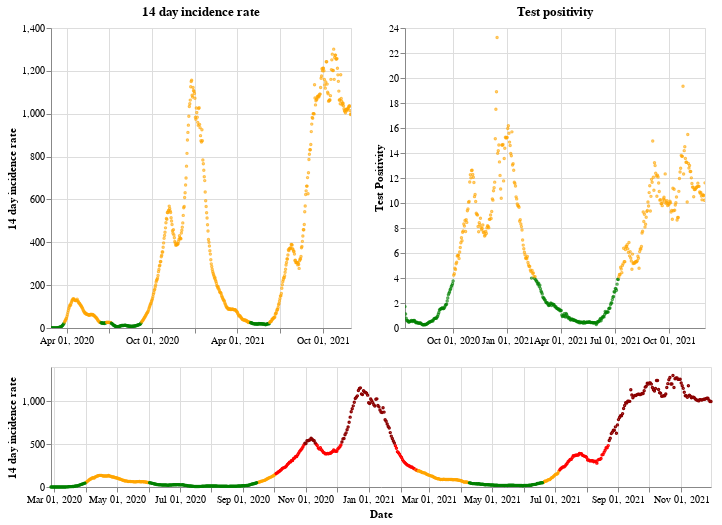

Notebook cell for this chart:
### Markdown cell above
## Wales

### Code cell
plot_traffic_light('Wales')

### Figure 1 — Vega-Lite specification as saved in the notebook (floating-point values rounded to 4 significant figures; data arrays with more than 128 entries replaced by an {"elided": "..."} marker saying what was removed)
{"config": {"view": {"continuousWidth": 400, "continuousHeight": 300}}, "vconcat": [{"hconcat": [{"mark": {"type": "point", "size": 2}, "encoding": {"color": {"condition": {"value": "green", "test": "(datum.twoWeeklyCasesRate <= 25)"}, "value": "orange"}, "tooltip": [{"type": "nominal", "field": "areaName"}, {"type": "temporal", "field": "date"}, {"type": "quantitative", "field": "twoWeeklyCasesRate"}, {"type": "quantitative", "field": "testPositivity"}], "x": {"type": "temporal", "axis": {"title": ""}, "field": "date", "scale": {"domain": {"selection": "DateBrush"}}, "timeUnit": "yearmonthdate"}, "y": {"type": "quantitative", "axis": {"title": "14 day incidence rate"}, "field": "twoWeeklyCasesRate"}}, "title": "14 day incidence rate", "width": 300}, {"mark": {"type": "point", "size": 2}, "encoding": {"color": {"condition": {"value": "green", "test": "(datum.testPositivity <= 4)"}, "value": "orange"}, "tooltip": [{"type": "nominal", "field": "areaName"}, {"type": "temporal", "field": "date"}, {"type": "quantitative", "field": "twoWeeklyCasesRate"}, {"type": "quantitative", "field": "testPositivity"}], "x": {"type": "temporal", "axis": {"title": ""}, "field": "date", "scale": {"domain": {"selection": "DateBrush"}}, "timeUnit": "yearmonthdate"}, "y": {"type": "quantitative", "axis": {"title": "Test Positivity"}, "field": "testPositivity"}}, "title": "Test positivity", "width": 300}]}, {"layer": [{"mark": {"type": "point", "size": 2}, "encoding": {"color": {"condition": {"value": "orange", "test": "(((datum.testPositivity < 4) && (datum.twoWeeklyCasesRate >= 50)) && (datum.twoWeeklyCasesRate < 200))"}, "value": "red"}, "opacity": {"condition": {"value": 1, "test": "((datum.twoWeeklyCasesRate >= 50) && (datum.twoWeeklyCasesRate < 500))"}, "value": 0}, "tooltip": [{"type": "nominal", "field": "areaName"}, {"type": "temporal", "field": "date"}, {"type": "quantitative", "field": "twoWeeklyCasesRate"}, {"type": "quantitative", "field": "testPositivity"}], "x": {"type": "temporal", "axis": {"title": "Date"}, "field": "date", "timeUnit": "yearmonthdate"}, "y": {"type": "quantitative", "axis": {"title": "14 day incidence rate"}, "field": "twoWeeklyCasesRate"}}, "selection": {"DateBrush": {"type": "interval", "encodings": ["x"], "fields": ["Time"]}}}, {"mark": {"type": "point", "size": 2}, "encoding": {"color": {"value": "darkred"}, "opacity": {"condition": {"value": 1, "test": "(datum.twoWeeklyCasesRate >= 500)"}, "value": 0}, "tooltip": [{"type": "nominal", "field": "areaName"}, {"type": "temporal", "field": "date"}, {"type": "quantitative", "field": "twoWeeklyCasesRate"}, {"type": "quantitative", "field": "testPositivity"}], "x": {"type": "temporal", "axis": {"title": "Date"}, "field": "date", "timeUnit": "yearmonthdate"}, "y": {"type": "quantitative", "axis": {"title": "14 day incidence rate"}, "field": "twoWeeklyCasesRate"}}}, {"mark": {"type": "point", "size": 2}, "encoding": {"color": {"condition": {"value": "green", "test": "((datum.testPositivity < 4) && (datum.twoWeeklyCasesRate < 50))"}, "value": "orange"}, "opacity": {"condition": {"value": 1, "test": "(datum.twoWeeklyCasesRate < 50)"}, "value": 0}, "tooltip": [{"type": "nominal", "field": "areaName"}, {"type": "temporal", "field": "date"}, {"type": "quantitative", "field": "twoWeeklyCasesRate"}, {"type": "quantitative", "field": "testPositivity"}], "x": {"type": "temporal", "axis": {"title": "Date"}, "field": "date", "timeUnit": "yearmonthdate"}, "y": {"type": "quantitative", "axis": {"title": "14 day incidence rate"}, "field": "twoWeeklyCasesRate"}}}], "height": 120, "width": 660}], "data": {"name": "data-40a21b6bc4993159ffbf98882eb0dcec"}, "$schema": "https://vega.github.io/schema/vega-lite/v4.8.1.json", "datasets": {"data-40a21b6bc4993159ffbf98882eb0dcec": {"elided": "643 records"}}}
